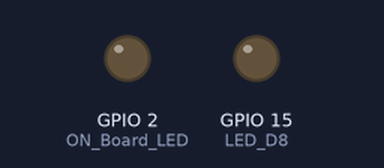
Bench run of a sketch on a simulated ESP8266 (NodeMCU). Shown: output pins drawn as LEDs (lit = HIGH). WiFi joins after 1.5 s; servers stay silent unless stated; uploads are accepted with an empty reply; what the sketch prints to the serial monitor is not drawn.

Above: at 0.0 s.
At 1.8 s:
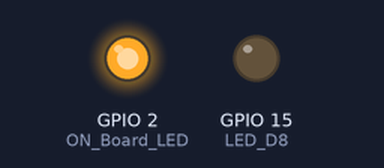
Timing chart, 0 to 3.3 s (numbered marks = the images above):
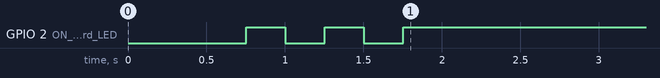

The sketch:

04_Essai_-_NodeMCU_LED_Get_Data_From_MySQL_Database.ino
```cpp
/*
 * Ref : https://arduinogetstarted.com/tutorials/arduino-mysql
 * 1- Prepare DataBase MySQL
 *      1.1 -> Log on to Data Base :
 *  Linux# mysql -u root -p
 *      1.2 -> Create an account nammed "Arduino" :
 *  mysql> CREATE USER 'Arduino'@'localhost' IDENTIFIED BY 'ArduinoGetStarted.com';
 *  mysql> GRANT ALL PRIVILEGES ON *.* TO 'Arduino'@'localhost' WITH GRANT OPTION;
 *  mysql> FLUSH PRIVILEGES;
 *
 *      1.3 -> Create a DataBase :
 *  mysql> CREATE DATABASE db_arduino CHARACTER SET = 'utf8' COLLATE = 'utf8_general_ci';
 *
 *      1.4 -> Create a MySQL table
        USE db_arduino;
        CREATE TABLE tbl_temp (
          temp_id    INT UNSIGNED NOT NULL AUTO_INCREMENT,
          temp_value FLOAT DEFAULT 0.00,
          PRIMARY KEY (temp_id)
        );
 *  mysql>
 *  mysql>
 *
 * 2 -  Linux Apache prepare and PHP file (PHP file to forme resuestes to DataBase :
 * Linux# sudo mkdir /var/www/html/insert_temp
 * Linux# sudo vim insert_temp.php
 * **********************************************************************
  <?php

  if(isset($_GET["temperature"])) {
     $temperature = $_GET["temperature"]; // get temperature value from HTTP GET

     $servername = "localhost";
     $username = "Arduino";
     $password = "ArduinoGetStarted.com";
     $dbname = "db_arduino";

     // Create connection
     $conn = new mysqli($servername, $username, $password, $dbname);
     // Check connection
     if ($conn->connect_error) {
        die("Connection failed: " . $conn->connect_error);
     }

     $sql = "INSERT INTO tbl_temp (temp_value) VALUES ($temperature)";

     if ($conn->query($sql) === TRUE) {
        echo "New record created successfully";
     } else {
        echo "Error: " . $sql . " => " . $conn->error;
     }

     $conn->close();
  } else {
     echo "temperature is not set";
  }
  ?>
 * **********************************************************************
 * 2- Open Arduino IDE & Create an Arduino file and add this Arduino [C++] code into the file
 *      /!\ Don't forget to adapte the IP adresse and SSID / WiFi KEY with your Environnement
      then upload the Arduino file to NodeMCU via IDE
 * FOR TEST you can open a WEB navigateur and insert the following URL and the end new temprature added :
 *  Exemple ---> https://192.168.3.200/insert_temp.php?temperature=36.2
 *  vérifie on the MySQL CLI or with PhpMyAdmin
 *  mysql> USE db_arduino
 *  mysql> SELECT * from tbl_temp;
 *          +---------+------------+
 *          | temp_id | temp_value |
 *          +---------+------------+
 *          |       1 |       25.6 |
 *          |       2 |       37.5 |
 *          |       3 |     45.101 |
 *          |       4 |       27.5 |
 *          |       5 |     29.001 |
 *          |       6 |       36.2 |
 *          +---------+------------+
 *          6 rows in set (0.00 sec)
 *
 */


//--> <SD> NodeMCU Inits
//----------------------------------------see here: https://www.youtube.com/watch?v=8jMr94B8iN0 to add NodeMCU ESP8266 library and board
#include <ESP8266WiFi.h>
#include <WiFiClient.h>
#include <ESP8266HTTPClient.h>
//----------------------------------------
#define ON_Board_LED 2  //--> Defining an On Board LED (GPIO2 = D4), used for indicators when the process of connecting to a wifi router
#define LED_D8 15 //--> Defines an LED Pin. D8 = GPIO15
//----------------------------------------SSID and Password of your WiFi router.
const char* ssid = "Arduino"; //--> Your wifi name or SSID.
const char* password = "P@ssw0rd"; //--> Your wifi password.
//----------------------------------------


//--> </SD> NodeMCU


WiFiClient client;

int    HTTP_PORT   = 80;
String HTTP_METHOD = "GET";
char   HOST_NAME[] = "192.168.3.200"; // change to your PC's IP address
String PATH_NAME   = "/insert_temp.php";
String queryString = "?temperature=29.1";

void setup() {
  Serial.begin(9600);

  //--> <SD> NodeMCU
  // put your setup code here, to run once:
  delay(500);

  WiFi.mode(WIFI_STA);
  WiFi.begin(ssid, password); //--> Connect to your WiFi router
  Serial.println("");

  pinMode(ON_Board_LED,OUTPUT); //--> On Board LED port Direction output
  digitalWrite(ON_Board_LED, HIGH); //--> Turn off Led On Board

  pinMode(LED_D8,OUTPUT); //--> LED port Direction output
  digitalWrite(LED_D8, LOW); //--> Turn off Led

  //----------------------------------------Wait for connection
  Serial.print("Connecting");
  while (WiFi.status() != WL_CONNECTED) {
    Serial.print(".");
    //----------------------------------------Make the On Board Flashing LED on the process of connecting to the wifi router.
    digitalWrite(ON_Board_LED, LOW);
    delay(250);
    digitalWrite(ON_Board_LED, HIGH);
    delay(250);
    //----------------------------------------
  }
  //----------------------------------------
  digitalWrite(ON_Board_LED, HIGH); //--> Turn off the On Board LED when it is connected to the wifi router.
  //----------------------------------------If successfully connected to the wifi router, the IP Address that will be visited is displayed in the serial monitor
  Serial.println("");
  Serial.print("Successfully connected to : ");
  Serial.println(ssid);
  Serial.print("IP address: ");
  Serial.println(WiFi.localIP());
  Serial.println();
  //----------------------------------------
  //--> </SD> NodeMCU

  //--> <SD> LED
  pinMode(LED_BUILTIN, OUTPUT);
  //--> </SD> LED
}

void loop() {
  //--> <SD> LED
  digitalWrite(LED_BUILTIN, HIGH);   // turn the LED on (HIGH is the voltage level)
  delay(1000);                       // wait for a second
  //--> <SD> LED

 //--------------------------------------------------------------------------
  // connect to web server on port 80:
  if(client.connect(HOST_NAME, HTTP_PORT)) {
    // if connected:
    Serial.println("Connected to server");
    // make a HTTP request:
    // send HTTP header
    client.println(HTTP_METHOD + " " + PATH_NAME + queryString + " HTTP/1.1");
    client.println("Host: " + String(HOST_NAME));
    client.println("Connection: close");
    client.println(); // end HTTP header

    while(client.connected()) {
      if(client.available()){
        // read an incoming byte from the server and print it to serial monitor:
        char c = client.read();
        Serial.print(c);
      }
    }

    // the server's disconnected, stop the client:
    client.stop();
    Serial.println();
    Serial.println("disconnected");
  } else {// if not connected:
    Serial.println("connection failed");
  }


}
```
